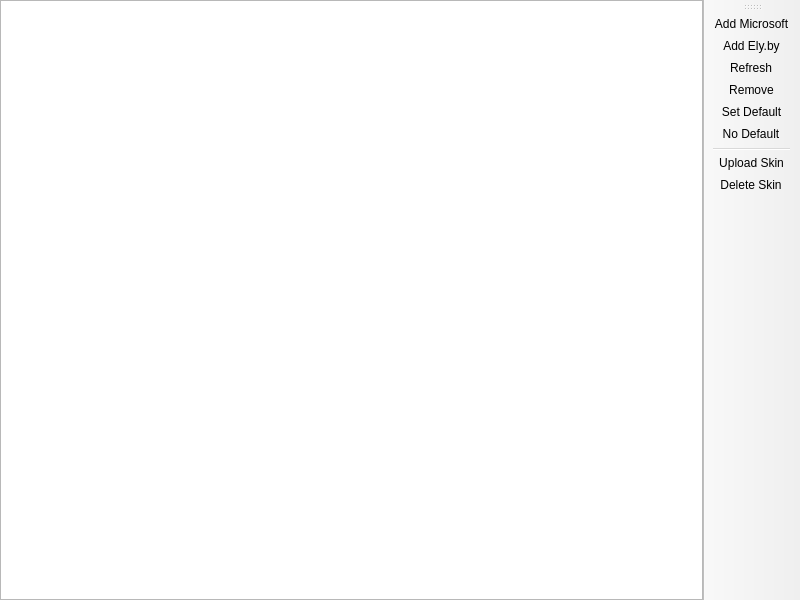
<?xml version="1.0" encoding="UTF-8"?>
<ui version="4.0">
 <class>AccountListPage</class>
 <widget class="QMainWindow" name="AccountListPage">
  <property name="geometry">
   <rect>
    <x>0</x>
    <y>0</y>
    <width>800</width>
    <height>600</height>
   </rect>
  </property>
  <widget class="QWidget" name="centralwidget">
   <layout class="QHBoxLayout" name="horizontalLayout">
    <property name="leftMargin">
     <number>0</number>
    </property>
    <property name="topMargin">
     <number>0</number>
    </property>
    <property name="rightMargin">
     <number>0</number>
    </property>
    <property name="bottomMargin">
     <number>0</number>
    </property>
    <item>
     <widget class="VersionListView" name="listView">
      <property name="alternatingRowColors">
       <bool>true</bool>
      </property>
      <property name="rootIsDecorated">
       <bool>false</bool>
      </property>
      <property name="itemsExpandable">
       <bool>false</bool>
      </property>
      <property name="allColumnsShowFocus">
       <bool>true</bool>
      </property>
      <attribute name="headerStretchLastSection">
       <bool>false</bool>
      </attribute>
     </widget>
    </item>
   </layout>
  </widget>
  <widget class="WideBar" name="toolBar">
   <attribute name="toolBarArea">
    <enum>RightToolBarArea</enum>
   </attribute>
   <attribute name="toolBarBreak">
    <bool>false</bool>
   </attribute>
   <addaction name="actionAddMicrosoft"/>
   <addaction name="actionAddMojang"/>
   <addaction name="actionRefresh"/>
   <addaction name="actionRemove"/>
   <addaction name="actionSetDefault"/>
   <addaction name="actionNoDefault"/>
   <addaction name="separator"/>
   <addaction name="actionUploadSkin"/>
   <addaction name="actionDeleteSkin"/>
  </widget>
  <action name="actionAddMojang">
   <property name="text">
    <string>Add Ely.by</string>
   </property>
  </action>
  <action name="actionRemove">
   <property name="text">
    <string>Remove</string>
   </property>
  </action>
  <action name="actionSetDefault">
   <property name="text">
    <string>Set Default</string>
   </property>
  </action>
  <action name="actionNoDefault">
   <property name="checkable">
    <bool>true</bool>
   </property>
   <property name="text">
    <string>No Default</string>
   </property>
  </action>
  <action name="actionUploadSkin">
   <property name="text">
    <string>Upload Skin</string>
   </property>
  </action>
  <action name="actionDeleteSkin">
   <property name="text">
    <string>Delete Skin</string>
   </property>
   <property name="toolTip">
    <string>Delete the currently active skin and go back to the default one</string>
   </property>
  </action>
  <action name="actionAddMicrosoft">
   <property name="text">
    <string>Add Microsoft</string>
   </property>
  </action>
  <action name="actionRefresh">
   <property name="text">
    <string>Refresh</string>
   </property>
   <property name="toolTip">
    <string>Refresh the account tokens</string>
   </property>
  </action>
 </widget>
 <customwidgets>
  <customwidget>
   <class>VersionListView</class>
   <extends>QTreeView</extends>
   <header>ui/widgets/VersionListView.h</header>
  </customwidget>
  <customwidget>
   <class>WideBar</class>
   <extends>QToolBar</extends>
   <header>ui/widgets/WideBar.h</header>
  </customwidget>
 </customwidgets>
 <resources/>
 <connections/>
</ui>
